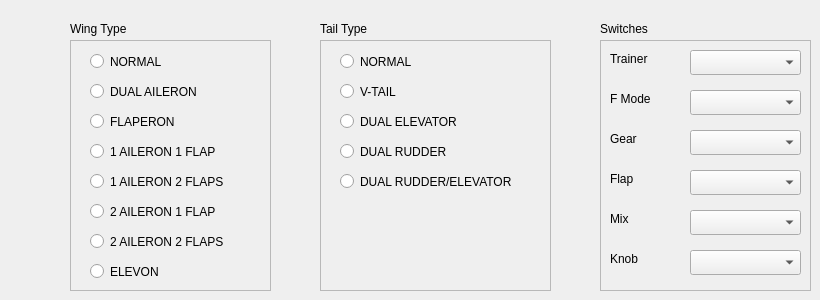
    <widget class="QWidget" name="AcroSetup">
     <attribute name="title">
      <string>Setup</string>
     </attribute>
     <widget class="QFrame" name="Acro_wingTypeFrame">
      <property name="geometry">
       <rect>
        <x>70</x>
        <y>40</y>
        <width>201</width>
        <height>251</height>
       </rect>
      </property>
      <property name="frameShape">
       <enum>QFrame::StyledPanel</enum>
      </property>
      <property name="frameShadow">
       <enum>QFrame::Raised</enum>
      </property>
      <widget class="QRadioButton" name="AcroWingNormal_radioButton">
       <property name="geometry">
        <rect>
         <x>20</x>
         <y>10</y>
         <width>112</width>
         <height>23</height>
        </rect>
       </property>
       <property name="text">
        <string>NORMAL</string>
       </property>
      </widget>
      <widget class="QRadioButton" name="AcroWingDualAil_radioButton">
       <property name="geometry">
        <rect>
         <x>20</x>
         <y>40</y>
         <width>151</width>
         <height>23</height>
        </rect>
       </property>
       <property name="text">
        <string>DUAL AILERON</string>
       </property>
      </widget>
      <widget class="QRadioButton" name="AcroWingFlap_radioButton">
       <property name="geometry">
        <rect>
         <x>20</x>
         <y>70</y>
         <width>112</width>
         <height>23</height>
        </rect>
       </property>
       <property name="text">
        <string>FLAPERON</string>
       </property>
      </widget>
      <widget class="QRadioButton" name="AcroWing1A1F_radioButton">
       <property name="geometry">
        <rect>
         <x>20</x>
         <y>100</y>
         <width>151</width>
         <height>23</height>
        </rect>
       </property>
       <property name="text">
        <string>1 AILERON 1 FLAP</string>
       </property>
      </widget>
      <widget class="QRadioButton" name="AcroWing1A2F_radioButton">
       <property name="geometry">
        <rect>
         <x>20</x>
         <y>130</y>
         <width>171</width>
         <height>23</height>
        </rect>
       </property>
       <property name="text">
        <string>1 AILERON 2 FLAPS</string>
       </property>
      </widget>
      <widget class="QRadioButton" name="AcroWing2A1F_radioButton">
       <property name="geometry">
        <rect>
         <x>20</x>
         <y>160</y>
         <width>171</width>
         <height>23</height>
        </rect>
       </property>
       <property name="text">
        <string>2 AILERON 1 FLAP</string>
       </property>
      </widget>
      <widget class="QRadioButton" name="AcroWing2A2F_radioButton">
       <property name="geometry">
        <rect>
         <x>20</x>
         <y>190</y>
         <width>161</width>
         <height>23</height>
        </rect>
       </property>
       <property name="text">
        <string>2 AILERON 2 FLAPS</string>
       </property>
      </widget>
      <widget class="QRadioButton" name="AcroWingElevon_radioButton">
       <property name="geometry">
        <rect>
         <x>20</x>
         <y>220</y>
         <width>112</width>
         <height>23</height>
        </rect>
       </property>
       <property name="text">
        <string>ELEVON</string>
       </property>
      </widget>
     </widget>
     <widget class="QFrame" name="Acro_tailTypeFrame">
      <property name="geometry">
       <rect>
        <x>320</x>
        <y>40</y>
        <width>231</width>
        <height>251</height>
       </rect>
      </property>
      <property name="frameShape">
       <enum>QFrame::StyledPanel</enum>
      </property>
      <property name="frameShadow">
       <enum>QFrame::Raised</enum>
      </property>
      <widget class="QRadioButton" name="AcroTailNormal_radioButton">
       <property name="geometry">
        <rect>
         <x>20</x>
         <y>10</y>
         <width>112</width>
         <height>23</height>
        </rect>
       </property>
       <property name="text">
        <string>NORMAL</string>
       </property>
      </widget>
      <widget class="QRadioButton" name="AcroTailVtail_radioButton">
       <property name="geometry">
        <rect>
         <x>20</x>
         <y>40</y>
         <width>112</width>
         <height>23</height>
        </rect>
       </property>
       <property name="text">
        <string>V-TAIL</string>
       </property>
      </widget>
      <widget class="QRadioButton" name="AcroTailDualE_radioButton">
       <property name="geometry">
        <rect>
         <x>20</x>
         <y>70</y>
         <width>161</width>
         <height>23</height>
        </rect>
       </property>
       <property name="text">
        <string>DUAL ELEVATOR</string>
       </property>
      </widget>
      <widget class="QRadioButton" name="AcroTailDualR_radioButton">
       <property name="geometry">
        <rect>
         <x>20</x>
         <y>100</y>
         <width>141</width>
         <height>23</height>
        </rect>
       </property>
       <property name="text">
        <string>DUAL RUDDER</string>
       </property>
      </widget>
      <widget class="QRadioButton" name="AcroTailDualRE_radioButton">
       <property name="geometry">
        <rect>
         <x>20</x>
         <y>130</y>
         <width>201</width>
         <height>23</height>
        </rect>
       </property>
       <property name="text">
        <string>DUAL RUDDER/ELEVATOR</string>
       </property>
      </widget>
     </widget>
     <widget class="QLabel" name="Acro_label_10">
      <property name="geometry">
       <rect>
        <x>70</x>
        <y>20</y>
        <width>91</width>
        <height>17</height>
       </rect>
      </property>
      <property name="text">
       <string>Wing Type</string>
      </property>
     </widget>
     <widget class="QLabel" name="Acro_label_11">
      <property name="geometry">
       <rect>
        <x>320</x>
        <y>20</y>
        <width>81</width>
        <height>17</height>
       </rect>
      </property>
      <property name="text">
       <string>Tail Type</string>
      </property>
     </widget>
     <widget class="QLabel" name="Acro_label_12">
      <property name="geometry">
       <rect>
        <x>600</x>
        <y>20</y>
        <width>67</width>
        <height>17</height>
       </rect>
      </property>
      <property name="text">
       <string>Switches</string>
      </property>
     </widget>
     <widget class="QFrame" name="frame_2">
      <property name="geometry">
       <rect>
        <x>600</x>
        <y>40</y>
        <width>211</width>
        <height>251</height>
       </rect>
      </property>
      <property name="frameShape">
       <enum>QFrame::StyledPanel</enum>
      </property>
      <property name="frameShadow">
       <enum>QFrame::Raised</enum>
      </property>
      <widget class="QComboBox" name="Acro_Flap_comboBox">
       <property name="geometry">
        <rect>
         <x>90</x>
         <y>130</y>
         <width>111</width>
         <height>25</height>
        </rect>
       </property>
      </widget>
      <widget class="QLabel" name="Acro_label_7">
       <property name="geometry">
        <rect>
         <x>10</x>
         <y>130</y>
         <width>67</width>
         <height>17</height>
        </rect>
       </property>
       <property name="text">
        <string>Flap</string>
       </property>
      </widget>
      <widget class="QComboBox" name="Acro_Fmode_comboBox">
       <property name="geometry">
        <rect>
         <x>90</x>
         <y>50</y>
         <width>111</width>
         <height>25</height>
        </rect>
       </property>
      </widget>
      <widget class="QComboBox" name="Acro_Knob_comboBox">
       <property name="geometry">
        <rect>
         <x>90</x>
         <y>210</y>
         <width>111</width>
         <height>25</height>
        </rect>
       </property>
      </widget>
      <widget class="QLabel" name="Acro_label_9">
       <property name="geometry">
        <rect>
         <x>10</x>
         <y>210</y>
         <width>67</width>
         <height>17</height>
        </rect>
       </property>
       <property name="text">
        <string>Knob</string>
       </property>
      </widget>
      <widget class="QComboBox" name="Acro_Trainer_comboBox">
       <property name="geometry">
        <rect>
         <x>90</x>
         <y>10</y>
         <width>111</width>
         <height>25</height>
        </rect>
       </property>
      </widget>
      <widget class="QComboBox" name="Acro_Mix_comboBox">
       <property name="geometry">
        <rect>
         <x>90</x>
         <y>170</y>
         <width>111</width>
         <height>25</height>
        </rect>
       </property>
      </widget>
      <widget class="QLabel" name="Acro_label_4">
       <property name="geometry">
        <rect>
         <x>10</x>
         <y>10</y>
         <width>67</width>
         <height>17</height>
        </rect>
       </property>
       <property name="text">
        <string>Trainer</string>
       </property>
      </widget>
      <widget class="QComboBox" name="Acro_Gear_comboBox">
       <property name="geometry">
        <rect>
         <x>90</x>
         <y>90</y>
         <width>111</width>
         <height>25</height>
        </rect>
       </property>
      </widget>
      <widget class="QLabel" name="Acro_label_8">
       <property name="geometry">
        <rect>
         <x>10</x>
         <y>170</y>
         <width>67</width>
         <height>17</height>
        </rect>
       </property>
       <property name="text">
        <string>Mix</string>
       </property>
      </widget>
      <widget class="QLabel" name="Acro_label_5">
       <property name="geometry">
        <rect>
         <x>10</x>
         <y>50</y>
         <width>67</width>
         <height>17</height>
        </rect>
       </property>
       <property name="text">
        <string>F Mode</string>
       </property>
      </widget>
      <widget class="QLabel" name="Acro_label_6">
       <property name="geometry">
        <rect>
         <x>10</x>
         <y>90</y>
         <width>67</width>
         <height>17</height>
        </rect>
       </property>
       <property name="text">
        <string>Gear</string>
       </property>
      </widget>
     </widget>
    </widget>
